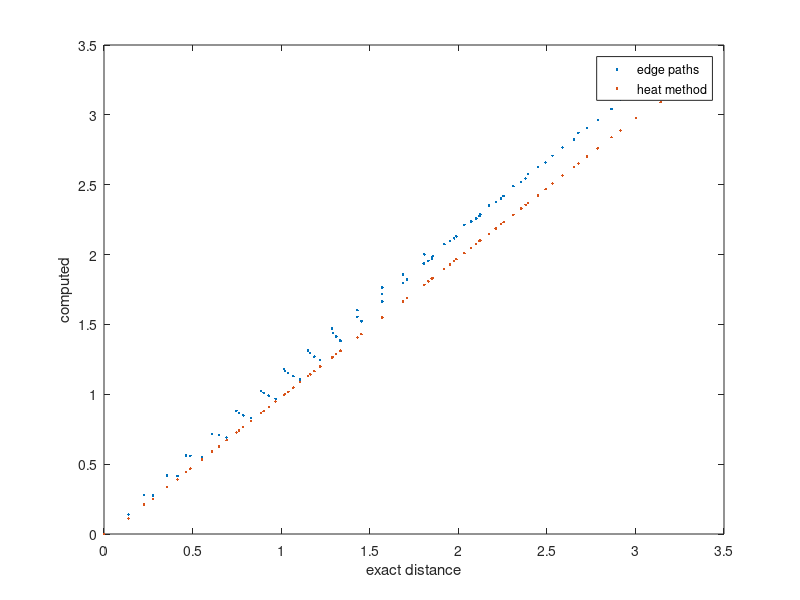

MATLAB code for this plot:
% m06 lab (GNU Octave / MATLAB) · Triangle meshes, Laplace-Beltrami operators and geodesics
%
% Open EP Mapping Lab. Education only: not for diagnosis, treatment or any clinical decision.
% MIT License. Runs in GNU Octave with core functions only (sparse, eigs). It uses Octave's chained indexing
% f(x)(i); in MATLAB, replace it with temporary variables.
%
% This is the Octave copy of parts A-E of labs/python/m06_lab.ipynb (smaller meshes). Run with:  octave-cli m06_lab.m
% Set the environment variable EPML_NO_PLOTS=1 to skip figures (CI does this).
% The "check" lines pass with the code as given; if one fails after a change, that is information.

make_plots = isempty(getenv('EPML_NO_PLOTS'));
check = @(cond, msg) assert(cond, msg);

% ------------------------------------------------------------------ meshes
t = (1 + sqrt(5)) / 2;
V0 = [-1 t 0; 1 t 0; -1 -t 0; 1 -t 0; 0 -1 t; 0 1 t; 0 -1 -t; 0 1 -t; t 0 -1; t 0 1; -t 0 -1; -t 0 1];
F0 = [0 11 5; 0 5 1; 0 1 7; 0 7 10; 0 10 11; 1 5 9; 5 11 4; 11 10 2; 10 7 6; 7 1 8; 3 9 4; 3 4 2; 3 2 6; 3 6 8; ...
      3 8 9; 4 9 5; 2 4 11; 6 2 10; 8 6 7; 9 8 1] + 1;
V0 = V0 ./ sqrt(sum(V0.^2, 2));
ico = cell(1, 5); ico{1} = {V0, F0};
for level = 1:4
  V = ico{level}{1}; F = ico{level}{2};
  E = unique(sort([F(:, [1 2]); F(:, [2 3]); F(:, [3 1])], 2), 'rows');
  M = (V(E(:, 1), :) + V(E(:, 2), :)) / 2; M = M ./ sqrt(sum(M.^2, 2));
  key = sparse(E(:, 1), E(:, 2), size(V, 1) + (1:size(E, 1))', size(V, 1), size(V, 1)); key = key + key';
  ab = full(key(sub2ind(size(key), F(:, 1), F(:, 2))));
  bc = full(key(sub2ind(size(key), F(:, 2), F(:, 3))));
  ca = full(key(sub2ind(size(key), F(:, 3), F(:, 1))));
  ico{level + 1} = {[V; M], [F(:, 1) ab ca; F(:, 2) bc ab; F(:, 3) ca bc; ab bc ca]};
end
edges_of = @(F) unique(sort([F(:, [1 2]); F(:, [2 3]); F(:, [3 1])], 2), 'rows');

% cotangent matrix and barycentric areas (eq-m06-cotan)
cotw = @(V, F, k) sum((V(F(:, mod(k, 3) + 1), :) - V(F(:, k), :)) .* (V(F(:, mod(k + 1, 3) + 1), :) - V(F(:, k), :)), 2) ...
       ./ sqrt(sum(cross(V(F(:, mod(k, 3) + 1), :) - V(F(:, k), :), V(F(:, mod(k + 1, 3) + 1), :) - V(F(:, k), :)).^2, 2));
offd = @(V, F) sparse([F(:, 2); F(:, 3); F(:, 3); F(:, 1); F(:, 1); F(:, 2)], [F(:, 3); F(:, 2); F(:, 1); F(:, 3); F(:, 2); F(:, 1)], ...
       0.5 * [cotw(V, F, 1); cotw(V, F, 1); cotw(V, F, 2); cotw(V, F, 2); cotw(V, F, 3); cotw(V, F, 3)], size(V, 1), size(V, 1));
cotan = @(V, F) offd(V, F) - spdiags(full(sum(offd(V, F), 2)), 0, size(V, 1), size(V, 1));
fareas = @(V, F) 0.5 * sqrt(sum(cross(V(F(:, 2), :) - V(F(:, 1), :), V(F(:, 3), :) - V(F(:, 1), :)).^2, 2));
vareas = @(V, F) accumarray(F(:), repmat(fareas(V, F) / 3, 3, 1), [size(V, 1), 1]);
lb = @(V, F, u) (cotan(V, F) * u) ./ vareas(V, F);
% per-face gradient (eq-m06-gradient)
fnorm = @(V, F) cross(V(F(:, 2), :) - V(F(:, 1), :), V(F(:, 3), :) - V(F(:, 1), :));
fgrad = @(V, F, u) (u(F(:, 1)) .* cross(fnorm(V, F) ./ sqrt(sum(fnorm(V, F).^2, 2)), V(F(:, 3), :) - V(F(:, 2), :)) ...
                  + u(F(:, 2)) .* cross(fnorm(V, F) ./ sqrt(sum(fnorm(V, F).^2, 2)), V(F(:, 1), :) - V(F(:, 3), :)) ...
                  + u(F(:, 3)) .* cross(fnorm(V, F) ./ sqrt(sum(fnorm(V, F).^2, 2)), V(F(:, 2), :) - V(F(:, 1), :))) ...
                  ./ sqrt(sum(fnorm(V, F).^2, 2));

% ------------------------------------------------------------------ Part A
disp('Part A: meshes');
for level = 0:4
  V = ico{level + 1}{1}; F = ico{level + 1}{2}; nE = size(edges_of(F), 1);
  fprintf('  level %d: V = %4d, E = %5d, F = %5d, V - E + F = %d\n', level, size(V, 1), nE, size(F, 1), size(V, 1) - nE + size(F, 1));
  check(size(V, 1) - nE + size(F, 1) == 2 && 2 * nE == 3 * size(F, 1), 'Euler characteristic 2');
end
disp('  check passed: V - E + F = 2 and E = 3F/2');

% lattice patch
n = 15; [ii, jj] = meshgrid(0:n-1, 0:n-1);
Vl = [reshape((ii + 0.5 * mod(jj, 2))', [], 1), reshape((jj * sqrt(3) / 2)', [], 1), zeros(n * n, 1)];
Fl = [];
for j = 0:n-2
  for i = 0:n-2
    a = j*n + i + 1; b = a + 1; c = a + n; d = c + 1;
    if mod(j, 2) == 0, Fl = [Fl; a b c; b d c]; else, Fl = [Fl; a b d; a d c]; end
  end
end

% ------------------------------------------------------------------ Part B
disp('Part B: gradients and conduction velocity');
rand('seed', 3); Vj = Vl; Vj(:, 1:2) = Vj(:, 1:2) + 0.25 * (2 * rand(n * n, 2) - 1);
dirv = [cos(0.7) sin(0.7) 0];
lat = (Vj * dirv') / 0.8;
g = fgrad(Vj, Fl, lat);
v = g ./ sum(g.^2, 2);
err = max(abs(sqrt(sum(v.^2, 2)) - 0.8));
fprintf('  planar wave at 0.8 mm/ms: largest speed error %.1e\n', err);
check(err < 1e-12, 'conduction velocity is exact for a planar wave'); disp('  check passed: exact velocity');

% ------------------------------------------------------------------ Part C
disp('Part C: the cotangent Laplacian');
inner = Vl(:, 1) > 2 & Vl(:, 1) < 10 & Vl(:, 2) > 2 & Vl(:, 2) < 10;
q = lb(Vl, Fl, Vl(:, 1).^2 + Vl(:, 2).^2); lin = lb(Vj, Fl, 2 * Vj(:, 1) - 3 * Vj(:, 2) + 1);
innerj = Vj(:, 1) > 2 & Vj(:, 1) < 10 & Vj(:, 2) > 2 & Vj(:, 2) < 10;
fprintf('  flat: linear %.1e; x^2 + y^2 on the lattice %.6f-%.6f (exact 4)\n', max(abs(lin(innerj))), min(q(inner)), max(q(inner)));
check(max(abs(lin(innerj))) < 1e-10 && max(abs(q(inner) - 4)) < 1e-10, 'flat checks'); disp('  check passed: flat patch');
med = zeros(1, 3);
for level = 2:4
  V = ico{level + 1}{1}; F = ico{level + 1}{2};
  e = abs(lb(V, F, V(:, 3)) + 2 * V(:, 3));
  med(level - 1) = median(e);
  fprintf('  sphere level %d: median error %.1e, worst %.2f\n', level, median(e), max(e));
end
check(med(3) < med(1) / 10, 'the typical error converges'); disp('  check passed: Laplacian of z tends to -2z');

% ------------------------------------------------------------------ Part D
disp('Part D: the spectrum of the sphere');
V = ico{4}{1}; F = ico{4}{2};
lam = sort(eigs(-cotan(V, F), spdiags(vareas(V, F), 0, size(V, 1), size(V, 1)), 9, -1e-6));
fprintf('  first nine eigenvalues: %s\n', mat2str(round(lam' * 1000) / 1000));
check(all(abs(lam(2:4) - 2) < 0.02) && all(abs(lam(5:9) - 6) < 0.1), 'l(l+1): 2 (x3), 6 (x5)'); disp('  check passed: 0, 2, 6');

% ------------------------------------------------------------------ Part E
disp('Part E: distances on a mesh');
% Dijkstra along edges on the unit sphere (level 3), simple O(V^2) version
V = ico{4}{1}; F = ico{4}{2}; E = edges_of(F); nv = size(V, 1);
W = sparse([E(:, 1); E(:, 2)], [E(:, 2); E(:, 1)], repmat(sqrt(sum((V(E(:, 1), :) - V(E(:, 2), :)).^2, 2)), 2, 1), nv, nv);
dist = inf(nv, 1); dist(1) = 0; done = false(nv, 1);
for it = 1:nv
  dd = dist; dd(done) = inf; [~, u] = min(dd); done(u) = true;
  [nb, ~, w] = find(W(:, u));
  dist(nb) = min(dist(nb), dist(u) + w);
end
exact = acos(max(min(V * V(1, :)', 1), -1));
% heat method (Crane et al. 2012), t = h^2
L = cotan(V, F); A = spdiags(vareas(V, F), 0, nv, nv);
h = mean(sqrt(sum((V(E(:, 1), :) - V(E(:, 2), :)).^2, 2)));
delta = zeros(nv, 1); delta(1) = 1;
u = (A - h^2 * L) \ delta;
gu = fgrad(V, F, u); X = -gu ./ sqrt(sum(gu.^2, 2));
divX = zeros(nv, 1);
for k = 1:3
  i = F(:, k); j = F(:, mod(k, 3) + 1); l = F(:, mod(k + 1, 3) + 1);
  e1 = V(j, :) - V(i, :); e2 = V(l, :) - V(i, :);
  cot_l = sum((V(i, :) - V(l, :)) .* (V(j, :) - V(l, :)), 2) ./ sqrt(sum(cross(V(i, :) - V(l, :), V(j, :) - V(l, :)).^2, 2));
  cot_j = sum((V(i, :) - V(j, :)) .* (V(l, :) - V(j, :)), 2) ./ sqrt(sum(cross(V(i, :) - V(j, :), V(l, :) - V(j, :)).^2, 2));
  divX = divX + accumarray(i, 0.5 * (cot_l .* sum(e1 .* X, 2) + cot_j .* sum(e2 .* X, 2)), [nv 1]);
end
Lp = L; Lp(1, :) = 0; Lp(1, 1) = 1; divX(1) = 0;
phi = Lp \ divX; phi = abs(phi - phi(1));
fprintf('  unit sphere, level 3: edge paths up to %.3f too long; heat method mean error %.4f\n', max(dist - exact), mean(abs(phi - exact)));
check(max(dist - exact) > 0.15 && mean(abs(phi - exact)) < 0.03, 'edge paths are biased; the heat method is close');
disp('  check passed: heat method beats edge paths');
th = linspace(0, pi/3, 7); r = (sin(th) + sin(pi/3 - th)) / sin(pi/3);
fprintf('  lattice edge-path ratio from 0 to 60 degrees: %s (max 2/sqrt(3) = %.4f)\n', mat2str(round(r * 1e4) / 1e4), 2 / sqrt(3));
check(abs(max(r) - 2 / sqrt(3)) < 1e-12, 'worst case 2/sqrt(3) at 30 degrees'); disp('  check passed: lattice formula');
if make_plots
  figure; plot(exact, dist, '.', exact, phi, '.'); xlabel('exact distance'); ylabel('computed'); legend('edge paths', 'heat method');
end
disp('All checks passed.');
